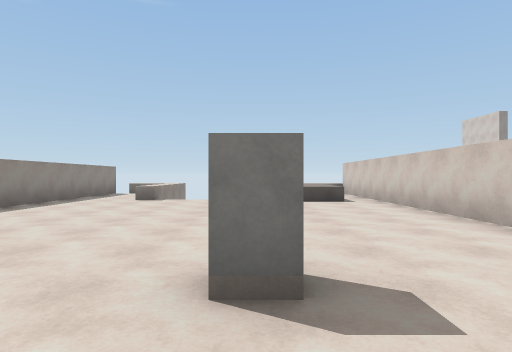
view 1 (above)

18 first-person views from a walk through a 3-D level made in the Unity game engine. The camera is 1.3 m above the floor, looks level and sees 75° across. The floor is counted in squares, 2 m on a side. Each view is taken from the middle of a square. On the plan, view 1 faces up. The plan holds only what a view shows up to about 10 squares ahead; the rest is blank. The place goes on beyond the plan. Some animated figures are left out. Door leaves are left out, so doorways stand open. Surface patterns are stand-ins for the level's own textures.

view 2
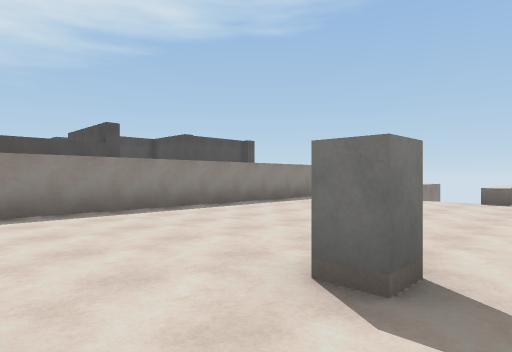

view 3
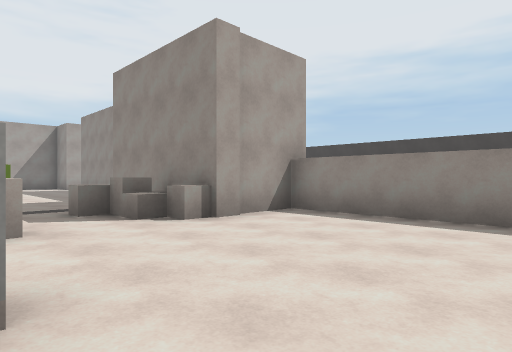

view 4
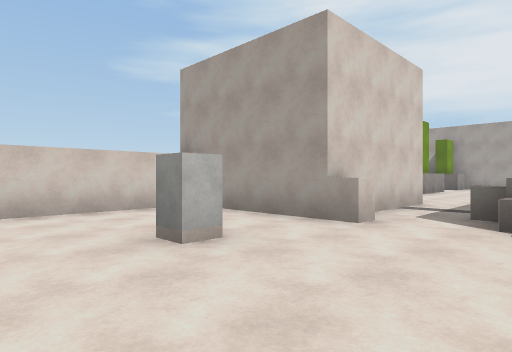

view 5
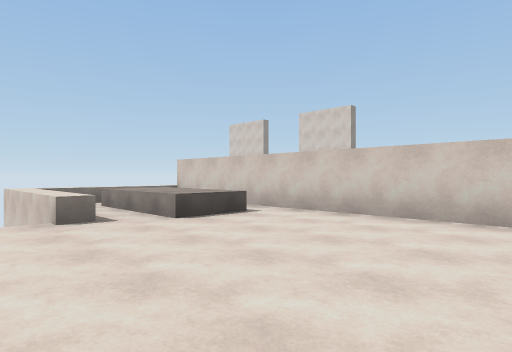

view 6
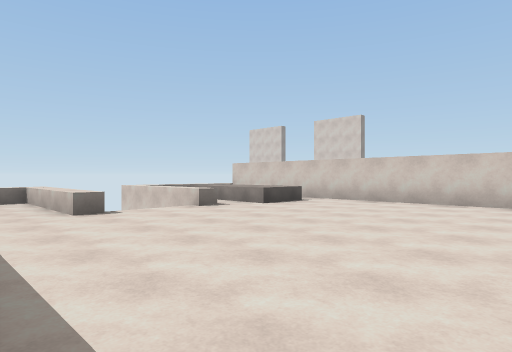

view 7
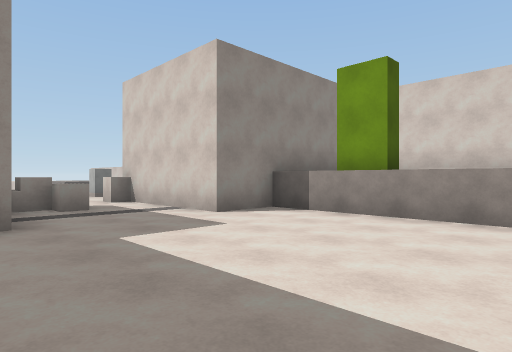

view 8
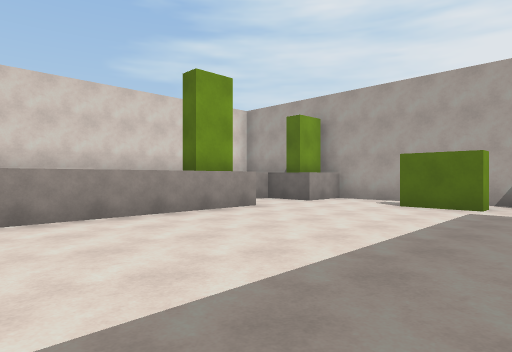

view 9
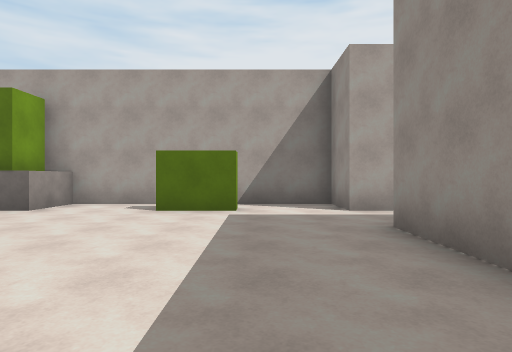

view 10
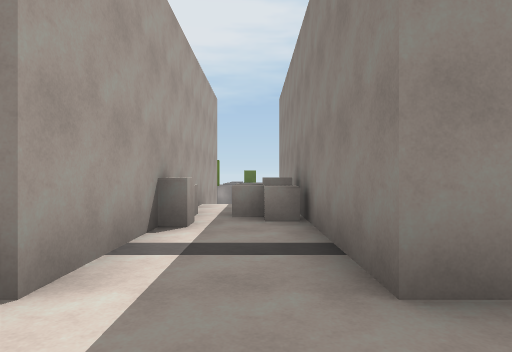

view 11
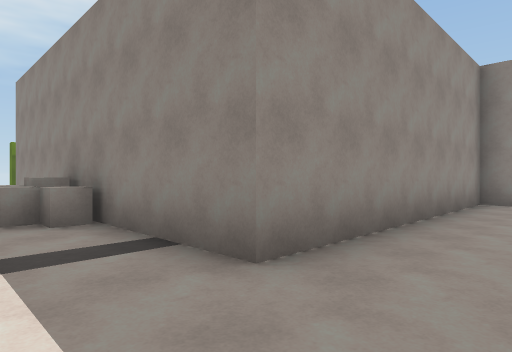

view 12
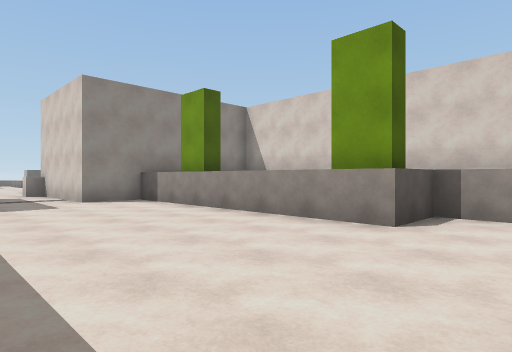

view 13
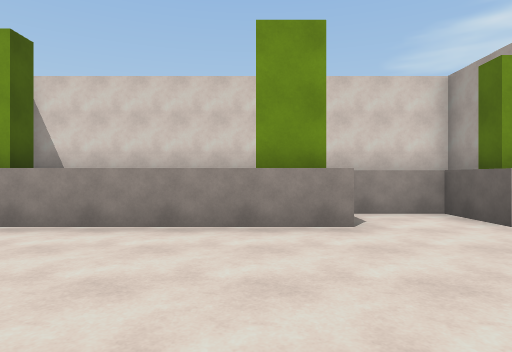

view 14
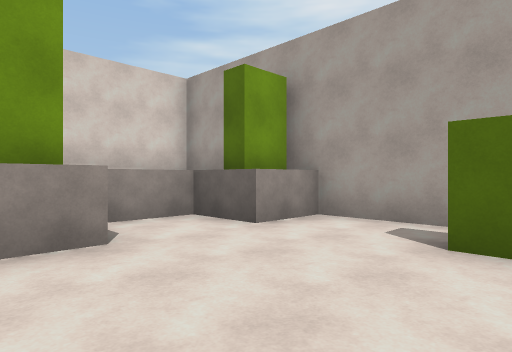

view 15
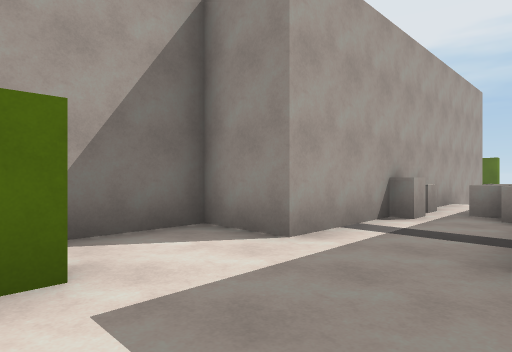

view 16
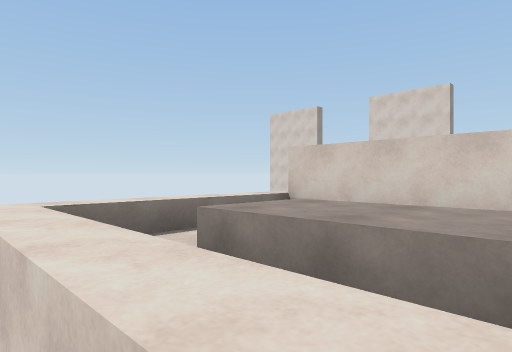

view 17
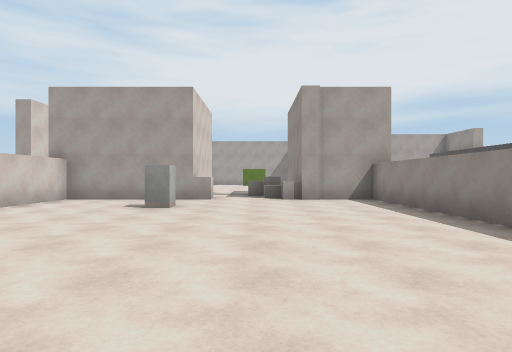

view 18
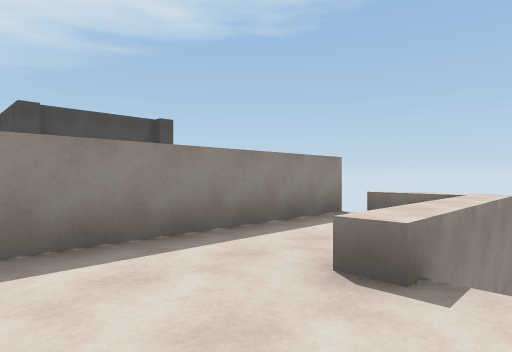

### Floor plan
Key: @ floor where view 1 was taken; # wall or solid block; . floor; = window, fence, low wall or low ledge; ^ raised ledge; v drop or lower ground; O other object.
Columns run from 10 left of view 1 to 5 right of it. Each row starts with its distance up from view 1.
 13     # ^^ v^^^^^
 12     #..^ ^..  #
 11     #..^ ^.^^ #
 10     #..^ ^.^^.#
  9     #..^..=^^.#
  8     #.........#
  7     #.........#
  6     #.........#
  5     #.........#
  4     #.........#
  3     #.........#
  2     #.....O...#
  1     #.........#
  0     #..O.O@...#
 -1     ###OOO####
 -2       #.O.#
 -3       #...#
 -4      ##...##^^^
 -5      #......^
 -6      #......#  ^
 -7      #......^  ^
 -8      #......^  ^
 -9      #......^  ^
-10      #......#  ^
-11 ######......^^ ^
-12 OOO..........^ ^
-13 #OOO....#....^ ^
-14     ##......#  ^
-15      #######^ ##

Where each view was taken, in squares from view 1:
view 1: 0 up, 0 right, facing up
view 2: 0 up, 1 right, facing up-left
view 3: 4 up, 0 right, facing down-left
view 4: 4 up, 3 left, facing down-right
view 5: 4 up, 2 left, facing up-right
view 6: 3 up, 5 left, facing up-right
view 7: 9 down, 4 left, facing up-right
view 8: 6 down, 4 left, facing down-right
view 9: 7 down, 3 left, facing down
view 10: 12 down, 3 left, facing left
view 11: 13 down, 3 left, facing up-left
view 12: 13 down, 3 left, facing up-right
view 13: 10 down, 3 left, facing right
view 14: 10 down, 2 left, facing down-right
view 15: 11 down, 2 left, facing down-left
view 16: 9 up, 1 left, facing up-right
view 17: 9 up, 2 left, facing down
view 18: 7 up, 2 left, facing up-left
